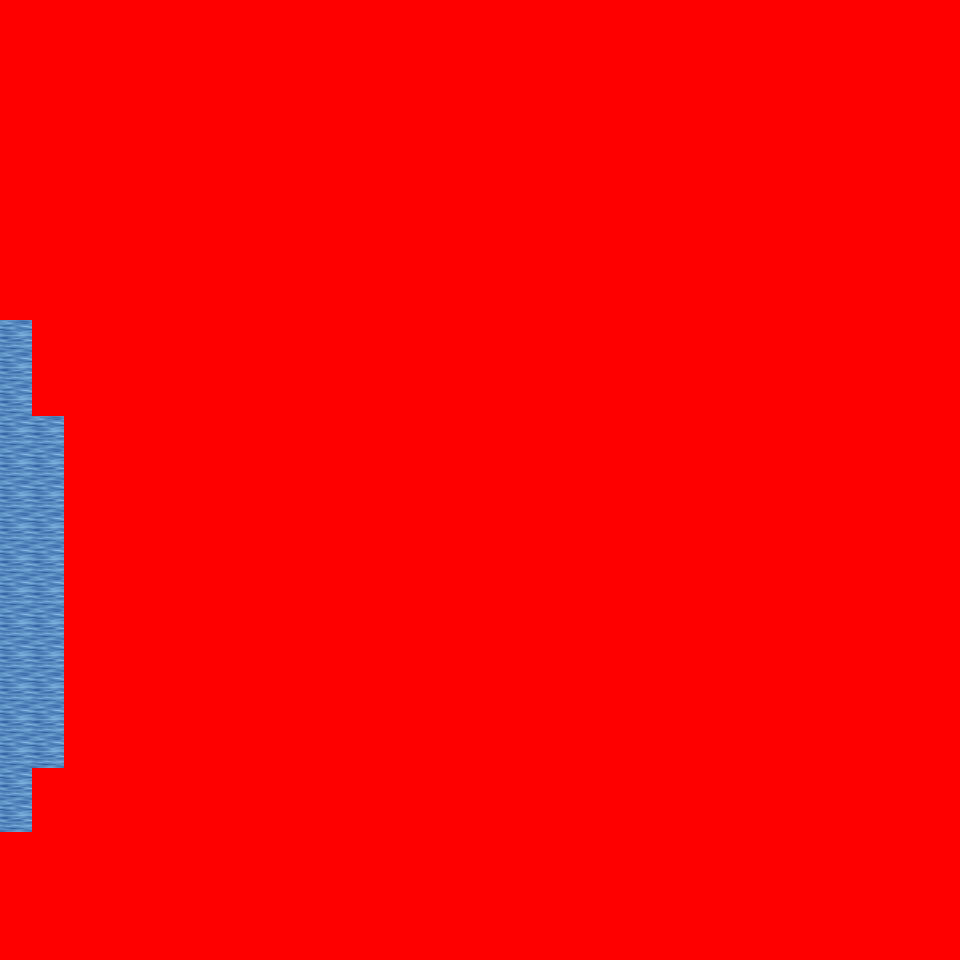

A 2D game scene composited from a Tiled map and its tileset images. What follows is a short description and the map's XML, with each tile layer's data collapsed to a summary:
An orthogonal 30x30 tile map with 32x32 px tiles, 6 tile layers (Ground, Object, Object2, Above, ...), 20 tilesets and 1 object (mapchange).

<map version="1.0" orientation="orthogonal" renderorder="right-down" width="30" height="30" tilewidth="32" tileheight="32" nextobjectid="2">
  <tileset firstgid="1" name="tileset_logic_collision" tilewidth="32" tileheight="32" tilecount="1" columns="1">
    <image source="../drawable/tileset_logic_collision.png" width="32" height="32" />
  </tileset>
  <tileset firstgid="2" name="tileset_ground_ground" tilewidth="32" tileheight="32" tilecount="33" columns="3">
    <image source="../drawable/tileset_ground_ground.png" width="96" height="352" />
  </tileset>
  <tileset firstgid="35" name="tileset_ground_water_pool" tilewidth="32" tileheight="32" tilecount="72" columns="3">
    <image source="../drawable/tileset_ground_water_pool.png" width="96" height="768" />
  </tileset>
  <tileset firstgid="107" name="tileset_ground_water_pool_corners" tilewidth="32" tileheight="32" tilecount="72" columns="3">
    <image source="../drawable/tileset_ground_water_pool_corners.png" width="96" height="768" />
  </tileset>
  <tileset firstgid="179" name="tileset_ground_grass_edges" tilewidth="32" tileheight="32" tilecount="36" columns="12">
    <image source="../drawable/tileset_ground_grass_edges.png" width="384" height="96" />
  </tileset>
  <tileset firstgid="215" name="tileset_plant_grasses" tilewidth="32" tileheight="32" tilecount="6" columns="3">
    <image source="../drawable/tileset_plant_grasses.png" width="96" height="64" />
  </tileset>
  <tileset firstgid="221" name="tileset_ground_grass_corners" tilewidth="32" tileheight="32" tilecount="24" columns="6">
    <image source="../drawable/tileset_ground_grass_corners.png" width="192" height="128" />
  </tileset>
  <tileset firstgid="245" name="tileset_plant_flower_daisy_white" tilewidth="32" tileheight="32" tilecount="8" columns="2">
    <image source="../drawable/tileset_plant_flower_daisy_white.png" width="64" height="128" />
  </tileset>
  <tileset firstgid="253" name="tileset_item_corpse_huge_animal" tilewidth="32" tileheight="32" tilecount="16" columns="2">
    <image source="../drawable/tileset_item_corpse_huge_animal.png" width="64" height="256" />
  </tileset>
  <tileset firstgid="269" name="tileset_plant_cactus" tilewidth="32" tileheight="32" tilecount="2" columns="1">
    <image source="../drawable/tileset_plant_cactus.png" width="32" height="64" />
  </tileset>
  <tileset firstgid="271" name="tileset_item_corpse_skull_pale" tilewidth="32" tileheight="32" tilecount="2" columns="2">
    <image source="../drawable/tileset_item_corpse_skull_pale.png" width="64" height="32" />
  </tileset>
  <tileset firstgid="273" name="tileset_ground_water_pool_deep" tilewidth="32" tileheight="32" tilecount="72" columns="3">
    <image source="../drawable/tileset_ground_water_pool_deep.png" width="96" height="768" />
  </tileset>
  <tileset firstgid="345" name="tileset_plant_tree_palm_trees" tilewidth="32" tileheight="32" tilecount="40" columns="4">
    <image source="../drawable/tileset_plant_tree_palm_trees.png" width="128" height="320" />
  </tileset>
  <tileset firstgid="385" name="tileset_building_roof_straw" tilewidth="32" tileheight="32" tilecount="20" columns="5">
    <image source="../drawable/tileset_building_roof_straw.png" width="160" height="128" />
  </tileset>
  <tileset firstgid="405" name="tileset_item_sign_large" tilewidth="32" tileheight="32" tilecount="15" columns="5">
    <image source="../drawable/tileset_item_sign_large.png" width="160" height="96" />
  </tileset>
  <tileset firstgid="420" name="tileset_item_campfires" tilewidth="32" tileheight="32" tilecount="2" columns="2">
    <image source="../drawable/tileset_item_campfires.png" width="64" height="32" />
  </tileset>
  <tileset firstgid="422" name="tileset_item_firewood" tilewidth="32" tileheight="32" tilecount="12" columns="3">
    <image source="../drawable/tileset_item_firewood.png" width="96" height="128" />
  </tileset>
  <tileset firstgid="434" name="tileset_plant_tree_umbrella_thorn" tilewidth="32" tileheight="32" tilecount="18" columns="6">
    <image source="../drawable/tileset_plant_tree_umbrella_thorn.png" width="192" height="96" />
  </tileset>
  <tileset firstgid="452" name="tileset_ground_sand_2" tilewidth="32" tileheight="32" tilecount="15" columns="5">
    <image source="../drawable/tileset_ground_sand_2.png" width="160" height="96" />
  </tileset>
  <tileset firstgid="467" name="tileset_ground_sand_1" tilewidth="32" tileheight="32" tilecount="10" columns="2">
    <image source="../drawable/tileset_ground_sand_1.png" width="64" height="160" />
  </tileset>
  <layer name="Ground" width="30" height="30">
    <data>[900 cells, 900 non-empty, 10 distinct tile ids]</data>
  </layer>
  <layer name="Object" width="30" height="30">
    <data>[900 cells, 20 non-empty, 8 distinct tile ids]</data>
  </layer>
  <layer name="Object2" width="30" height="30">
    <data>[900 cells, 0 non-empty, 0 distinct tile ids]</data>
  </layer>
  <layer name="Above" width="30" height="30">
    <data>[900 cells, 45 non-empty, 27 distinct tile ids]</data>
  </layer>
  <layer name="Above2" width="30" height="30">
    <data>[900 cells, 0 non-empty, 0 distinct tile ids]</data>
  </layer>
  <layer name="Walkable" width="30" height="30">
    <data>[900 cells, 873 non-empty, 1 distinct tile ids]</data>
  </layer>
  <objectgroup name="MapEvents">
    <object id="1" name="west" type="mapchange" x="0" y="320" width="32" height="512">
      <properties>
        <property name="map" value="0_ados_mountain_n2_w2_x4_y1" />
        <property name="place" value="east" />
      </properties>
    </object>
  </objectgroup>
</map>
